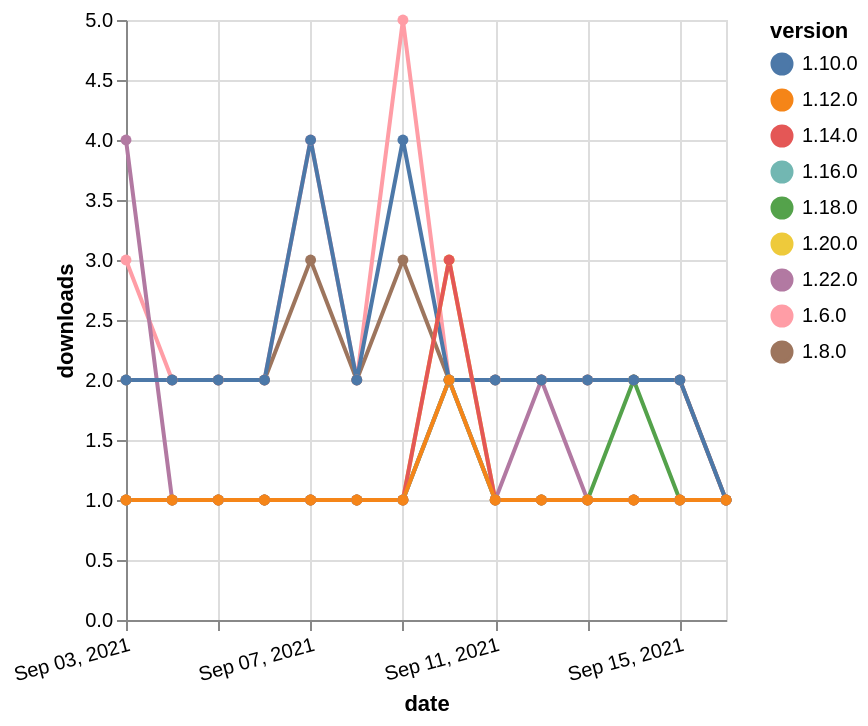

Here is the Vega-Lite specification saved for this chart:
### Vega-Lite specification from a JSON file in a GitHub repository (floating-point values rounded to 4 significant figures)
{"$schema": "https://vega.github.io/schema/vega-lite/v5.json", "description": "A simple bar chart with embedded data.", "data": {"values": [{"date": "2021-09-03", "total": 3142, "delta": 3, "version": "1.6.0"}, {"date": "2021-09-04", "total": 3144, "delta": 2, "version": "1.6.0"}, {"date": "2021-09-05", "total": 3146, "delta": 2, "version": "1.6.0"}, {"date": "2021-09-06", "total": 3148, "delta": 2, "version": "1.6.0"}, {"date": "2021-09-07", "total": 3152, "delta": 4, "version": "1.6.0"}, {"date": "2021-09-08", "total": 3154, "delta": 2, "version": "1.6.0"}, {"date": "2021-09-09", "total": 3159, "delta": 5, "version": "1.6.0"}, {"date": "2021-09-10", "total": 3161, "delta": 2, "version": "1.6.0"}, {"date": "2021-09-11", "total": 3163, "delta": 2, "version": "1.6.0"}, {"date": "2021-09-12", "total": 3165, "delta": 2, "version": "1.6.0"}, {"date": "2021-09-13", "total": 3167, "delta": 2, "version": "1.6.0"}, {"date": "2021-09-14", "total": 3169, "delta": 2, "version": "1.6.0"}, {"date": "2021-09-15", "total": 3171, "delta": 2, "version": "1.6.0"}, {"date": "2021-09-16", "total": 3172, "delta": 1, "version": "1.6.0"}, {"date": "2021-09-03", "total": 166, "delta": 1, "version": "1.18.0"}, {"date": "2021-09-04", "total": 167, "delta": 1, "version": "1.18.0"}, {"date": "2021-09-05", "total": 168, "delta": 1, "version": "1.18.0"}, {"date": "2021-09-06", "total": 169, "delta": 1, "version": "1.18.0"}, {"date": "2021-09-07", "total": 170, "delta": 1, "version": "1.18.0"}, {"date": "2021-09-08", "total": 171, "delta": 1, "version": "1.18.0"}, {"date": "2021-09-09", "total": 172, "delta": 1, "version": "1.18.0"}, {"date": "2021-09-10", "total": 174, "delta": 2, "version": "1.18.0"}, {"date": "2021-09-11", "total": 175, "delta": 1, "version": "1.18.0"}, {"date": "2021-09-12", "total": 176, "delta": 1, "version": "1.18.0"}, {"date": "2021-09-13", "total": 177, "delta": 1, "version": "1.18.0"}, {"date": "2021-09-14", "total": 179, "delta": 2, "version": "1.18.0"}, {"date": "2021-09-15", "total": 180, "delta": 1, "version": "1.18.0"}, {"date": "2021-09-16", "total": 181, "delta": 1, "version": "1.18.0"}, {"date": "2021-09-03", "total": 126, "delta": 4, "version": "1.22.0"}, {"date": "2021-09-04", "total": 127, "delta": 1, "version": "1.22.0"}, {"date": "2021-09-05", "total": 128, "delta": 1, "version": "1.22.0"}, {"date": "2021-09-06", "total": 129, "delta": 1, "version": "1.22.0"}, {"date": "2021-09-07", "total": 130, "delta": 1, "version": "1.22.0"}, {"date": "2021-09-08", "total": 131, "delta": 1, "version": "1.22.0"}, {"date": "2021-09-09", "total": 132, "delta": 1, "version": "1.22.0"}, {"date": "2021-09-10", "total": 134, "delta": 2, "version": "1.22.0"}, {"date": "2021-09-11", "total": 135, "delta": 1, "version": "1.22.0"}, {"date": "2021-09-12", "total": 137, "delta": 2, "version": "1.22.0"}, {"date": "2021-09-13", "total": 138, "delta": 1, "version": "1.22.0"}, {"date": "2021-09-14", "total": 139, "delta": 1, "version": "1.22.0"}, {"date": "2021-09-15", "total": 140, "delta": 1, "version": "1.22.0"}, {"date": "2021-09-16", "total": 141, "delta": 1, "version": "1.22.0"}, {"date": "2021-09-03", "total": 2606, "delta": 2, "version": "1.8.0"}, {"date": "2021-09-04", "total": 2608, "delta": 2, "version": "1.8.0"}, {"date": "2021-09-05", "total": 2610, "delta": 2, "version": "1.8.0"}, {"date": "2021-09-06", "total": 2612, "delta": 2, "version": "1.8.0"}, {"date": "2021-09-07", "total": 2615, "delta": 3, "version": "1.8.0"}, {"date": "2021-09-08", "total": 2617, "delta": 2, "version": "1.8.0"}, {"date": "2021-09-09", "total": 2620, "delta": 3, "version": "1.8.0"}, {"date": "2021-09-10", "total": 2622, "delta": 2, "version": "1.8.0"}, {"date": "2021-09-11", "total": 2624, "delta": 2, "version": "1.8.0"}, {"date": "2021-09-12", "total": 2626, "delta": 2, "version": "1.8.0"}, {"date": "2021-09-13", "total": 2628, "delta": 2, "version": "1.8.0"}, {"date": "2021-09-14", "total": 2630, "delta": 2, "version": "1.8.0"}, {"date": "2021-09-15", "total": 2632, "delta": 2, "version": "1.8.0"}, {"date": "2021-09-16", "total": 2633, "delta": 1, "version": "1.8.0"}, {"date": "2021-09-03", "total": 2523, "delta": 2, "version": "1.10.0"}, {"date": "2021-09-04", "total": 2525, "delta": 2, "version": "1.10.0"}, {"date": "2021-09-05", "total": 2527, "delta": 2, "version": "1.10.0"}, {"date": "2021-09-06", "total": 2529, "delta": 2, "version": "1.10.0"}, {"date": "2021-09-07", "total": 2533, "delta": 4, "version": "1.10.0"}, {"date": "2021-09-08", "total": 2535, "delta": 2, "version": "1.10.0"}, {"date": "2021-09-09", "total": 2539, "delta": 4, "version": "1.10.0"}, {"date": "2021-09-10", "total": 2541, "delta": 2, "version": "1.10.0"}, {"date": "2021-09-11", "total": 2543, "delta": 2, "version": "1.10.0"}, {"date": "2021-09-12", "total": 2545, "delta": 2, "version": "1.10.0"}, {"date": "2021-09-13", "total": 2547, "delta": 2, "version": "1.10.0"}, {"date": "2021-09-14", "total": 2549, "delta": 2, "version": "1.10.0"}, {"date": "2021-09-15", "total": 2551, "delta": 2, "version": "1.10.0"}, {"date": "2021-09-16", "total": 2552, "delta": 1, "version": "1.10.0"}, {"date": "2021-09-03", "total": 191, "delta": 1, "version": "1.20.0"}, {"date": "2021-09-04", "total": 192, "delta": 1, "version": "1.20.0"}, {"date": "2021-09-05", "total": 193, "delta": 1, "version": "1.20.0"}, {"date": "2021-09-06", "total": 194, "delta": 1, "version": "1.20.0"}, {"date": "2021-09-07", "total": 195, "delta": 1, "version": "1.20.0"}, {"date": "2021-09-08", "total": 196, "delta": 1, "version": "1.20.0"}, {"date": "2021-09-09", "total": 197, "delta": 1, "version": "1.20.0"}, {"date": "2021-09-10", "total": 200, "delta": 3, "version": "1.20.0"}, {"date": "2021-09-11", "total": 201, "delta": 1, "version": "1.20.0"}, {"date": "2021-09-12", "total": 202, "delta": 1, "version": "1.20.0"}, {"date": "2021-09-13", "total": 203, "delta": 1, "version": "1.20.0"}, {"date": "2021-09-14", "total": 204, "delta": 1, "version": "1.20.0"}, {"date": "2021-09-15", "total": 205, "delta": 1, "version": "1.20.0"}, {"date": "2021-09-16", "total": 206, "delta": 1, "version": "1.20.0"}, {"date": "2021-09-03", "total": 194, "delta": 1, "version": "1.16.0"}, {"date": "2021-09-04", "total": 195, "delta": 1, "version": "1.16.0"}, {"date": "2021-09-05", "total": 196, "delta": 1, "version": "1.16.0"}, {"date": "2021-09-06", "total": 197, "delta": 1, "version": "1.16.0"}, {"date": "2021-09-07", "total": 198, "delta": 1, "version": "1.16.0"}, {"date": "2021-09-08", "total": 199, "delta": 1, "version": "1.16.0"}, {"date": "2021-09-09", "total": 200, "delta": 1, "version": "1.16.0"}, {"date": "2021-09-10", "total": 202, "delta": 2, "version": "1.16.0"}, {"date": "2021-09-11", "total": 203, "delta": 1, "version": "1.16.0"}, {"date": "2021-09-12", "total": 204, "delta": 1, "version": "1.16.0"}, {"date": "2021-09-13", "total": 205, "delta": 1, "version": "1.16.0"}, {"date": "2021-09-14", "total": 206, "delta": 1, "version": "1.16.0"}, {"date": "2021-09-15", "total": 207, "delta": 1, "version": "1.16.0"}, {"date": "2021-09-16", "total": 208, "delta": 1, "version": "1.16.0"}, {"date": "2021-09-03", "total": 346, "delta": 1, "version": "1.14.0"}, {"date": "2021-09-04", "total": 347, "delta": 1, "version": "1.14.0"}, {"date": "2021-09-05", "total": 348, "delta": 1, "version": "1.14.0"}, {"date": "2021-09-06", "total": 349, "delta": 1, "version": "1.14.0"}, {"date": "2021-09-07", "total": 350, "delta": 1, "version": "1.14.0"}, {"date": "2021-09-08", "total": 351, "delta": 1, "version": "1.14.0"}, {"date": "2021-09-09", "total": 352, "delta": 1, "version": "1.14.0"}, {"date": "2021-09-10", "total": 355, "delta": 3, "version": "1.14.0"}, {"date": "2021-09-11", "total": 356, "delta": 1, "version": "1.14.0"}, {"date": "2021-09-12", "total": 357, "delta": 1, "version": "1.14.0"}, {"date": "2021-09-13", "total": 358, "delta": 1, "version": "1.14.0"}, {"date": "2021-09-14", "total": 359, "delta": 1, "version": "1.14.0"}, {"date": "2021-09-15", "total": 360, "delta": 1, "version": "1.14.0"}, {"date": "2021-09-16", "total": 361, "delta": 1, "version": "1.14.0"}, {"date": "2021-09-03", "total": 256, "delta": 1, "version": "1.12.0"}, {"date": "2021-09-04", "total": 257, "delta": 1, "version": "1.12.0"}, {"date": "2021-09-05", "total": 258, "delta": 1, "version": "1.12.0"}, {"date": "2021-09-06", "total": 259, "delta": 1, "version": "1.12.0"}, {"date": "2021-09-07", "total": 260, "delta": 1, "version": "1.12.0"}, {"date": "2021-09-08", "total": 261, "delta": 1, "version": "1.12.0"}, {"date": "2021-09-09", "total": 262, "delta": 1, "version": "1.12.0"}, {"date": "2021-09-10", "total": 264, "delta": 2, "version": "1.12.0"}, {"date": "2021-09-11", "total": 265, "delta": 1, "version": "1.12.0"}, {"date": "2021-09-12", "total": 266, "delta": 1, "version": "1.12.0"}, {"date": "2021-09-13", "total": 267, "delta": 1, "version": "1.12.0"}, {"date": "2021-09-14", "total": 268, "delta": 1, "version": "1.12.0"}, {"date": "2021-09-15", "total": 269, "delta": 1, "version": "1.12.0"}, {"date": "2021-09-16", "total": 270, "delta": 1, "version": "1.12.0"}]}, "width": "container", "mark": {"type": "line", "point": {"filled": true}}, "encoding": {"x": {"field": "date", "type": "temporal", "timeUnit": "yearmonthdate", "title": "date", "axis": {"labelAngle": -15}}, "y": {"field": "delta", "type": "quantitative", "title": "downloads"}, "color": {"field": "version", "type": "nominal"}, "tooltip": {"field": "delta"}}}
